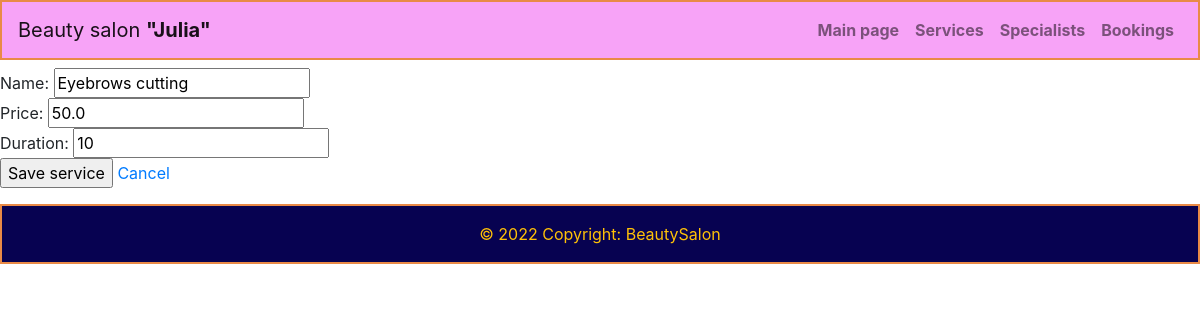
The app's page /administrator/services/4/, older data.
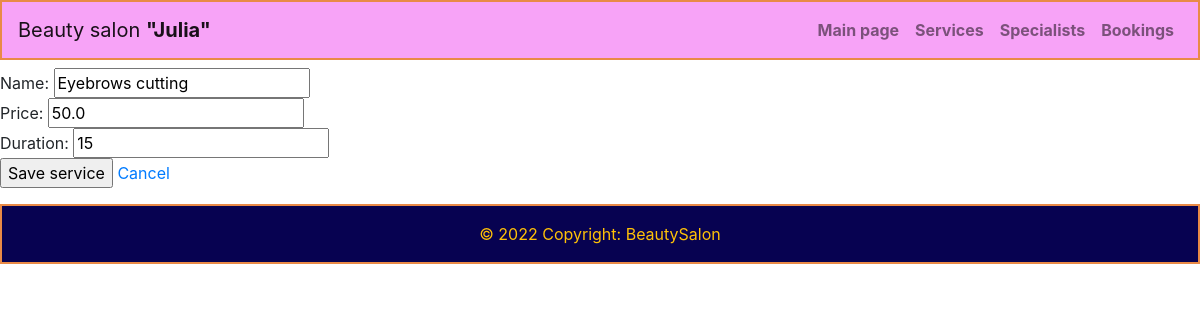
The same page, newer data.
### salon/models.py (models this page shows, shortened)
class Service(models.Model):
    name = models.CharField(max_length=250, unique=True)
    price = models.FloatField()
    duration = models.IntegerField()

### salon_admin/views.py (the view, shortened to what this page needs)
# urls.py: path('services/<int:service_id>/', views.one_service, name='adm_service'),
def one_service(request, service_id):
    specific_service = Service.objects.filter(id=service_id).get()
    return render(request, 'salon_admin/service.html', {'service': specific_service})

### salon_admin/templates/salon_admin/service.html (shortened to what this page needs)
{% extends 'salon_admin/admbase.html' %}
{% load static %}
{% block content %}
<form method="POST">
    <div>
        <span>Name: </span><input type="text" name="name" value="{{ service.name }}" required><br>
        <span>Price: </span><input type="number" name="price" value="{{ service.price }}" required><br>
        <span>Duration: </span><input type="number" name="duration" value="{{ service.duration }}" required>
    </div>
    <input type="submit" value="Save service">
    <a href="../">Cancel</a>
</form>
{% endblock %}

Row changes from the older to the newer data that the page shows:
changed Service "Eyebrows cutting": duration "10" → "15"
